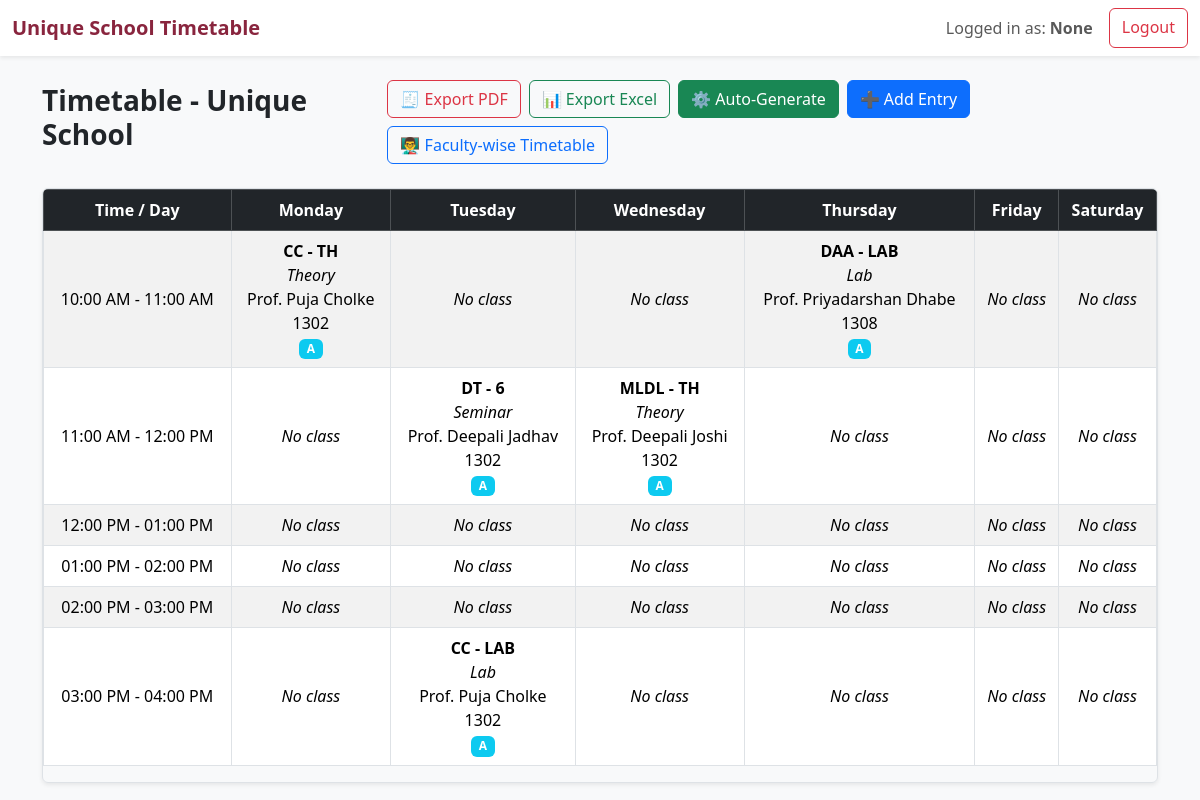
The app's page /manage/view_timetable (signed in) with its own data.
### models/user.py (models this page shows, shortened)
class User(UserMixin, db.Model):
    __tablename__ = 'users'
    id = db.Column(db.Integer, primary_key=True)
    username = db.Column(db.String(50), unique=True, nullable=False)
    password = db.Column(db.String(255), nullable=False)
    role = db.Column(PgEnum(UserRole), nullable=False)
    name = db.Column(db.String(100), nullable=True)
    email = db.Column(db.String(120), unique=True)
    phone = db.Column(db.String(15))

### models/subject.py (models this page shows, shortened)
class Subject(db.Model):
    __tablename__ = 'subjects'
    id = db.Column(db.Integer, primary_key=True)
    name = db.Column(db.String(100), nullable=False)
    course_id = db.Column(db.Integer, db.ForeignKey('courses.id'), nullable=False)
    teacher_id = db.Column(db.Integer, db.ForeignKey('teachers.id'), nullable=False)
    course = db.relationship('Course', backref='subjects', lazy=True)
    teacher = db.relationship('Teacher', backref='subjects', lazy=True)
    type = db.Column(db.Enum('Theory', 'Lab', 'Seminar', name='subject_types'), nullable=False)
    hours_per_week = db.Column(db.Integer, nullable=False)

### models/teacher.py (models this page shows, shortened)
class Teacher(db.Model):
    __tablename__ = 'teachers'
    id = db.Column(db.Integer, primary_key=True)
    user_id = db.Column(db.Integer, db.ForeignKey('users.id'), nullable=False)  # Foreign key to User table
    name = db.Column(db.String(100), nullable=False)  # Teacher's name
    email = db.Column(db.String(100), nullable=True)  # Teacher's email (optional)
    max_hours_week = db.Column(db.Integer, nullable=False)  # Max hours per week the teacher can teach
    availability = db.Column(db.Text, nullable=True)  # Availability of the teacher in JSON format (day -> time slots)
    vacation_days = db.Column(db.Text, nullable=True)  # List of vacation days (JSON format)
    user = db.relationship('User', backref='teacher')

### models/room.py (models this page shows)
class Room(db.Model):
    __tablename__ = 'rooms'
    id = db.Column(db.Integer, primary_key=True)
    name = db.Column(db.String(100), nullable=False)
    capacity = db.Column(db.Integer, nullable=False)
    type = db.Column(db.Enum('Lecture', 'Lab', 'Classroom', 'Seminar', name='room_type'), nullable=False)
    timetables = db.relationship('Timetable', back_populates='room', cascade='all, delete-orphan')

### models/timetable.py (models this page shows, shortened)
class Timetable(db.Model):
    __tablename__ = 'timetables'
    id = db.Column(db.Integer, primary_key=True)
    course_id = db.Column(db.Integer, db.ForeignKey('courses.id'), nullable=False)
    subject_id = db.Column(db.Integer, db.ForeignKey('subjects.id'), nullable=False)
    teacher_id = db.Column(db.Integer, db.ForeignKey('teachers.id'), nullable=False)
    room_id = db.Column(db.Integer, db.ForeignKey('rooms.id'), nullable=False)
    day_of_week = db.Column(db.Enum('Monday', 'Tuesday', 'Wednesday', 'Thursday', 'Friday', 'Saturday', name='days'), nullable=False)
    start_time = db.Column(db.Time, nullable=False)
    end_time = db.Column(db.Time, nullable=False)
    student_group = db.Column(db.Text, nullable=True)  # JSON: list of student IDs or group info
    course = db.relationship('Course', backref='timetable_entries')
    subject = db.relationship('Subject', backref='timetable_entries')
    teacher = db.relationship('Teacher', backref='timetable_entries')
    room = db.relationship('Room', back_populates='timetables')  # Ensure Room is properly set up

### routes/management.py (the view)
@management_bp.route('/view_timetable', endpoint='view_timetable')
def view_timetable():
    timetables = Timetable.query.all()
    days = ['Monday', 'Tuesday', 'Wednesday', 'Thursday', 'Friday', 'Saturday']
    time_slots = [
        '10:00 AM - 11:00 AM', '11:00 AM - 12:00 PM', '12:00 PM - 01:00 PM',
        '01:00 PM - 02:00 PM', '02:00 PM - 03:00 PM', '03:00 PM - 04:00 PM'
    ]
    timetable = {day: {time_slot: None for time_slot in time_slots} for day in days}
    for entry in timetables:
        day_of_week = entry.day_of_week
        start_time_str = entry.start_time.strftime('%I:%M %p')
        end_time_str = entry.end_time.strftime('%I:%M %p')
        time_slot = f'{start_time_str} - {end_time_str}'
        if time_slot in timetable[day_of_week]:
            timetable[day_of_week][time_slot] = entry
    return render_template('management/view_timetable.html', timetable=timetable, days=days, time_slots=time_slots)

### routes/management.py (called while the page is built)
@management_bp.before_request
@login_required
def restrict_to_admin():
    if current_user.role != UserRole.ADMIN:
        return "Unauthorized", 403

### templates/management/view_timetable.html (shortened to what this page needs)
{% extends 'layout.html' %}
{% block content %}
<div class="container mt-4">
    <div class="d-flex justify-content-between align-items-center mb-4">
        <h3 class="fw-bold">Timetable - Unique School</h3>
        <div class="d-flex flex-wrap gap-2">
            <a href="{{ url_for('management.export_pdf') }}" class="btn btn-outline-danger">🧾 Export PDF</a>
            <a href="{{ url_for('management.export_excel') }}" class="btn btn-outline-success">📊 Export Excel</a>
            <a href="{{ url_for('management.generate_timetable') }}" class="btn btn-success">⚙️ Auto-Generate</a>
            <a href="{{ url_for('management.add_entry') }}" class="btn btn-primary">➕ Add Entry</a>
            <a href="{{ url_for('teacher_timetable.teacher_timetable') }}" class="btn btn-outline-primary">👨‍🏫 Faculty-wise Timetable</a>
        </div>
    </div>
    <div class="table-responsive shadow-sm border rounded">
        <table class="table table-bordered table-striped align-middle text-center">
            <thead class="table-dark">
                <tr>
                    <th>Time / Day</th>
                    <th>Monday</th>
                    <th>Tuesday</th>
                    <th>Wednesday</th>
                    <th>Thursday</th>
                    <th>Friday</th>
                    <th>Saturday</th>
                </tr>
            </thead>
            <tbody>
                {% for time_slot in time_slots %}
                <tr>
                    <td>{{ time_slot }}</td>
                    {% for day in days %}
                    <td>
                        {% set entry = timetable[day][time_slot] %}
                        {% if entry %}
                            <strong>{{ entry.subject.name }}</strong><br>
                            <em>{{ entry.subject.type }}</em><br>
                            {{ entry.teacher.name }}<br>
                            {{ entry.room.name }}<br>
                            <span class="badge bg-info">{{ entry.student_group }}</span>
                        {% else %}
                            <em>No class</em>
                        {% endif %}
                    </td>
                    {% endfor %}
                </tr>
                {% endfor %}
            </tbody>
        </table>
    </div>
</div>
{% endblock %}

### templates/layout.html (shortened to what this page needs)
<!DOCTYPE html>
<html lang="en">
<head>
    <link href="https://cdn.jsdelivr.net/npm/bootstrap@5.3.2/dist/css/bootstrap.min.css" rel="stylesheet">
</head>
<body>
    <nav class="navbar navbar-expand-lg navbar-light bg-white shadow-sm">
        <div class="container-fluid">
            <a class="navbar-brand" href="{{ url_for('dashboard.home') }}">Unique School Timetable</a>
            <div class="d-flex">
                {% if current_user.is_authenticated %}
                    <span class="navbar-text me-3">Logged in as: <strong>{{ current_user.name }}</strong></span>
                    <a class="btn btn-outline-danger" href="{{ url_for('auth.logout') }}">Logout</a>
                {% endif %}
            </div>
        </div>
    </nav>
    <main>
        {% block content %}{% endblock %}
    </main>
</body>
</html>

### templates/layout.html (style rules this page uses)
body { background-color: #f8f9fa; }
.navbar-brand { font-weight: bold; color: #89253e !important; }

### records on screen
User: name "None"
Subject: subject.name "CC - TH", subject.type "Theory"
Teacher: teacher.name "Prof. Puja Cholke" "Prof. Puja Cholke"
Room: room.name "1302" "1302" "1302" "1302"
Timetable: student_group "A"
Subject: subject.name "DAA - LAB", subject.type "Lab"
Teacher: teacher.name "Prof. Priyadarshan Dhabe"
Room: room.name "1308"
Timetable: student_group "A"
Subject: subject.name "DT - 6", subject.type "Seminar"
Teacher: teacher.name "Prof. Deepali Jadhav"
Timetable: student_group "A"
Subject: subject.name "MLDL - TH", subject.type "Theory"
Teacher: teacher.name "Prof. Deepali Joshi"
Timetable: student_group "A"
Subject: subject.name "CC - LAB", subject.type "Lab"
Timetable: student_group "A"

### other values on screen
{{ time_slot }} "10:00 AM - 11:00 AM" "11:00 AM - 12:00 PM" "12:00 PM - 01:00 PM" "01:00 PM - 02:00 PM" "02:00 PM - 03:00 PM" "03:00 PM - 04:00 PM"
